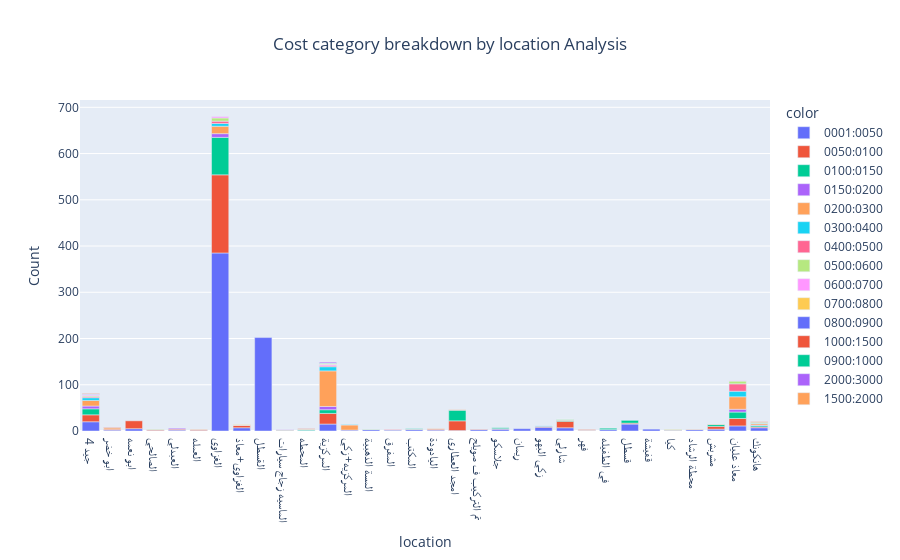

Notebook cell for this chart:
### Code cell
location_costCategory = df.groupby(['location','cost_category']).size().reset_index(name='Count').sort_values(by=['location'])
myPlot1(location_costCategory,'location','Count','cost_category','bar','Cost category breakdown by location', sort_by=None, ascending=True)
Maximum_row = location_costCategory.loc[location_costCategory['Count'].idxmax()]
print('The location that has maximum service count is :',Maximum_row['location'])
print('The Cost Category that has maximum service count is :',Maximum_row['cost_category'])
print('The maximum service count is :',Maximum_row['Count'])

### Figure 1 — Plotly figure (JSON) as saved in the notebook; plotly's stock layout.template omitted (floating-point values rounded to 4 significant figures)
{"data": [{"alignmentgroup": "True", "hovertemplate": "color=0001:0050<br>x=%{x}<br>y=%{y}<extra></extra>", "legendgroup": "0001:0050", "marker": {"color": "#636efa", "pattern": {"shape": ""}}, "name": "0001:0050", "offsetgroup": "0001:0050", "orientation": "v", "showlegend": true, "textposition": "auto", "type": "bar", "x": ["4 جيد", "ابو خضر", "ابو نعمه", "الصالحي", "العبدلي", "العمله", "الغزاوي", "الغزاوي+معاذ", "القسطل", "الماسيه زجاج سيارات", "المحطه", "المركزية", "المركزيه+زكي", "المسة الذهبية", "المفرق", "المكتب", "اليادودة", "امجد العطاري", "تم التركيب ف صويلح", "جلاسكو", "ريمان", "زكي البهو", "شارلي", "فهر", "في الطفيله", "قسطل", "قفيشة", "كيا", "محطة الرشاد", "مشربش", "معاذ عليان", "هانكونك"], "xaxis": "x", "y": [20, 2, 5, 1, 2, 1, 385, 7, 202, 1, 1, 15, 2, 3, 2, 3, 2, 1, 3, 4, 5, 8, 7, 1, 3, 15, 4, 1, 3, 4, 11, 7], "yaxis": "y"}, {"alignmentgroup": "True", "hovertemplate": "color=0050:0100<br>x=%{x}<br>y=%{y}<extra></extra>", "legendgroup": "0050:0100", "marker": {"color": "#EF553B", "pattern": {"shape": ""}}, "name": "0050:0100", "offsetgroup": "0050:0100", "orientation": "v", "showlegend": true, "textposition": "auto", "type": "bar", "x": ["4 جيد", "ابو خضر", "ابو نعمه", "الصالحي", "العبدلي", "العمله", "الغزاوي", "الغزاوي+معاذ", "الماسيه زجاج سيارات", "المركزية", "المكتب", "اليادودة", "امجد العطاري", "تم التركيب ف صويلح", "جلاسكو", "زكي البهو", "شارلي", "فهر", "قسطل", "كيا", "مشربش", "معاذ عليان", "هانكونك"], "xaxis": "x", "y": [15, 2, 17, 2, 2, 2, 169, 5, 1, 23, 1, 2, 21, 1, 1, 2, 14, 1, 2, 1, 6, 16, 2], "yaxis": "y"}, {"alignmentgroup": "True", "hovertemplate": "color=0100:0150<br>x=%{x}<br>y=%{y}<extra></extra>", "legendgroup": "0100:0150", "marker": {"color": "#00cc96", "pattern": {"shape": ""}}, "name": "0100:0150", "offsetgroup": "0100:0150", "orientation": "v", "showlegend": true, "textposition": "auto", "type": "bar", "x": ["4 جيد", "الغزاوي", "الماسيه زجاج سيارات", "المحطه", "المركزية", "المكتب", "امجد العطاري", "جلاسكو", "شارلي", "في الطفيله", "قسطل", "كيا", "مشربش", "معاذ عليان", "هانكونك"], "xaxis": "x", "y": [13, 81, 1, 2, 8, 1, 23, 2, 2, 3, 6, 1, 4, 14, 3], "yaxis": "y"}, {"alignmentgroup": "True", "hovertemplate": "color=0150:0200<br>x=%{x}<br>y=%{y}<extra></extra>", "legendgroup": "0150:0200", "marker": {"color": "#ab63fa", "pattern": {"shape": ""}}, "name": "0150:0200", "offsetgroup": "0150:0200", "orientation": "v", "showlegend": true, "textposition": "auto", "type": "bar", "x": ["4 جيد", "العبدلي", "الغزاوي", "المركزية", "معاذ عليان", "هانكونك"], "xaxis": "x", "y": [6, 2, 8, 7, 6, 1], "yaxis": "y"}, {"alignmentgroup": "True", "hovertemplate": "color=0200:0300<br>x=%{x}<br>y=%{y}<extra></extra>", "legendgroup": "0200:0300", "marker": {"color": "#FFA15A", "pattern": {"shape": ""}}, "name": "0200:0300", "offsetgroup": "0200:0300", "orientation": "v", "showlegend": true, "textposition": "auto", "type": "bar", "x": ["4 جيد", "ابو خضر", "العمله", "الغزاوي", "الغزاوي+معاذ", "المركزية", "المركزيه+زكي", "المفرق", "اليادودة", "امجد العطاري", "شارلي", "فهر", "مشربش", "معاذ عليان", "هانكونك"], "xaxis": "x", "y": [12, 3, 1, 16, 1, 77, 11, 1, 1, 1, 1, 1, 1, 27, 3], "yaxis": "y"}, {"alignmentgroup": "True", "hovertemplate": "color=0300:0400<br>x=%{x}<br>y=%{y}<extra></extra>", "legendgroup": "0300:0400", "marker": {"color": "#19d3f3", "pattern": {"shape": ""}}, "name": "0300:0400", "offsetgroup": "0300:0400", "orientation": "v", "showlegend": true, "textposition": "auto", "type": "bar", "x": ["4 جيد", "الغزاوي", "المركزية", "المركزيه+زكي", "زكي البهو", "شارلي", "معاذ عليان", "هانكونك"], "xaxis": "x", "y": [6, 6, 9, 1, 1, 1, 12, 1], "yaxis": "y"}, {"alignmentgroup": "True", "hovertemplate": "color=0400:0500<br>x=%{x}<br>y=%{y}<extra></extra>", "legendgroup": "0400:0500", "marker": {"color": "#FF6692", "pattern": {"shape": ""}}, "name": "0400:0500", "offsetgroup": "0400:0500", "orientation": "v", "showlegend": true, "textposition": "auto", "type": "bar", "x": ["4 جيد", "الغزاوي", "المركزية", "المفرق", "معاذ عليان"], "xaxis": "x", "y": [2, 5, 2, 1, 16], "yaxis": "y"}, {"alignmentgroup": "True", "hovertemplate": "color=0500:0600<br>x=%{x}<br>y=%{y}<extra></extra>", "legendgroup": "0500:0600", "marker": {"color": "#B6E880", "pattern": {"shape": ""}}, "name": "0500:0600", "offsetgroup": "0500:0600", "orientation": "v", "showlegend": true, "textposition": "auto", "type": "bar", "x": ["4 جيد", "الصالحي", "الغزاوي", "المسة الذهبية", "شارلي", "معاذ عليان", "هانكونك"], "xaxis": "x", "y": [2, 1, 7, 1, 1, 6, 2], "yaxis": "y"}, {"alignmentgroup": "True", "hovertemplate": "color=0600:0700<br>x=%{x}<br>y=%{y}<extra></extra>", "legendgroup": "0600:0700", "marker": {"color": "#FF97FF", "pattern": {"shape": ""}}, "name": "0600:0700", "offsetgroup": "0600:0700", "orientation": "v", "showlegend": true, "textposition": "auto", "type": "bar", "x": ["4 جيد", "الغزاوي", "الماسيه زجاج سيارات", "المركزية", "معاذ عليان"], "xaxis": "x", "y": [2, 3, 1, 3, 1], "yaxis": "y"}, {"alignmentgroup": "True", "hovertemplate": "color=0700:0800<br>x=%{x}<br>y=%{y}<extra></extra>", "legendgroup": "0700:0800", "marker": {"color": "#FECB52", "pattern": {"shape": ""}}, "name": "0700:0800", "offsetgroup": "0700:0800", "orientation": "v", "showlegend": true, "textposition": "auto", "type": "bar", "x": ["4 جيد", "الغزاوي+معاذ", "المحطه", "المركزية", "كيا"], "xaxis": "x", "y": [1, 1, 1, 1, 1], "yaxis": "y"}, {"alignmentgroup": "True", "hovertemplate": "color=0800:0900<br>x=%{x}<br>y=%{y}<extra></extra>", "legendgroup": "0800:0900", "marker": {"color": "#636efa", "pattern": {"shape": ""}}, "name": "0800:0900", "offsetgroup": "0800:0900", "orientation": "v", "showlegend": true, "textposition": "auto", "type": "bar", "x": ["4 جيد"], "xaxis": "x", "y": [1], "yaxis": "y"}, {"alignmentgroup": "True", "hovertemplate": "color=1000:1500<br>x=%{x}<br>y=%{y}<extra></extra>", "legendgroup": "1000:1500", "marker": {"color": "#EF553B", "pattern": {"shape": ""}}, "name": "1000:1500", "offsetgroup": "1000:1500", "orientation": "v", "showlegend": true, "textposition": "auto", "type": "bar", "x": ["4 جيد", "ابو خضر", "المحطه", "المركزية", "فهر", "هانكونك"], "xaxis": "x", "y": [1, 1, 1, 1, 1, 1], "yaxis": "y"}, {"alignmentgroup": "True", "hovertemplate": "color=0900:1000<br>x=%{x}<br>y=%{y}<extra></extra>", "legendgroup": "0900:1000", "marker": {"color": "#00cc96", "pattern": {"shape": ""}}, "name": "0900:1000", "offsetgroup": "0900:1000", "orientation": "v", "showlegend": true, "textposition": "auto", "type": "bar", "x": ["المركزية"], "xaxis": "x", "y": [1], "yaxis": "y"}, {"alignmentgroup": "True", "hovertemplate": "color=2000:3000<br>x=%{x}<br>y=%{y}<extra></extra>", "legendgroup": "2000:3000", "marker": {"color": "#ab63fa", "pattern": {"shape": ""}}, "name": "2000:3000", "offsetgroup": "2000:3000", "orientation": "v", "showlegend": true, "textposition": "auto", "type": "bar", "x": ["المركزية"], "xaxis": "x", "y": [2], "yaxis": "y"}, {"alignmentgroup": "True", "hovertemplate": "color=1500:2000<br>x=%{x}<br>y=%{y}<extra></extra>", "legendgroup": "1500:2000", "marker": {"color": "#FFA15A", "pattern": {"shape": ""}}, "name": "1500:2000", "offsetgroup": "1500:2000", "orientation": "v", "showlegend": true, "textposition": "auto", "type": "bar", "x": ["محطة الرشاد"], "xaxis": "x", "y": [1], "yaxis": "y"}], "layout": {"barmode": "relative", "legend": {"title": {"text": "color"}, "tracegroupgap": 0}, "title": {"text": "Cost category breakdown by location Analysis", "x": 0.5}, "xaxis": {"anchor": "y", "domain": [0, 1], "title": {"text": "location"}}, "yaxis": {"anchor": "x", "domain": [0, 1], "title": {"text": "Count"}}}}
